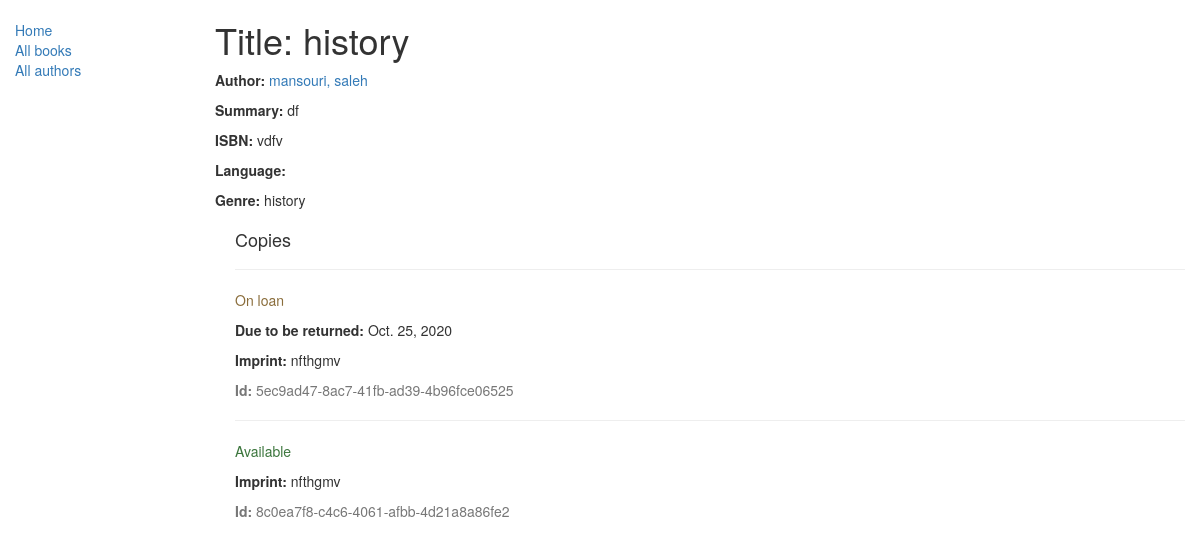
/catalog/book/1, run on the app's committed database.
### catalog/models.py (models this page shows, shortened)
class Book(models.Model):
    title = models.CharField(max_length=200)
    author = models.ForeignKey('Author', on_delete=models.SET_NULL, null=True)
    summary = models.TextField(max_length=1000, help_text="Enter a brief description of the book")
    isbn = models.CharField('ISBN', max_length=13,
                            help_text='13 Character <a href="https://www.isbn-international.org/content/what-isbn">ISBN number</a>')
    genre = models.ManyToManyField(Genre, help_text="Select a genre for this book")

class Author(models.Model):
    first_name = models.CharField(max_length=100)
    last_name = models.CharField(max_length=100)
    date_of_birth = models.DateField(null=True, blank=True)
    date_of_death = models.DateField('Died', null=True, blank=True)
    def __str__(self):
        return '%s, %s' % (self.last_name, self.first_name)

class Genre(models.Model):
    name = models.CharField(max_length=200, help_text="Enter a book genre (e.g. Science Fiction, French Poetry etc.)")
    def __str__(self):
        return self.name

class BookInstance(models.Model):
    id = models.UUIDField(primary_key=True, default=uuid.uuid4,
                          help_text="Unique ID for this particular book across whole library")
    book = models.ForeignKey('Book', on_delete=models.SET_NULL, null=True)
    imprint = models.CharField(max_length=200)
    due_back = models.DateField(null=True, blank=True)
    LOAN_STATUS = (
        ('m', 'Maintenance'),
        ('o', 'On loan'),
        ('a', 'Available'),
        ('r', 'Reserved'),
    )
    status = models.CharField(max_length=1, choices=LOAN_STATUS, blank=True, default='m', help_text='Book availability')
    class Meta:
        ordering = ["due_back"]

### catalog/views.py (the view)
# urls.py: url(r'^book/(?P<pk>\d+)$', views.BookDetailView.as_view(), name='book-detail'),
class BookDetailView(generic.DetailView):
    model = models.Book
    template_name = 'book_detail.html'

### catalog/templates/book_detail.html
{% extends "base_generic.html" %}
{% block content %}
  <h1>Title: {{ book.title }}</h1>
  <p><strong>Author:</strong> <a href="">{{ book.author }}</a></p>
  <p><strong>Summary:</strong> {{ book.summary }}</p>
  <p><strong>ISBN:</strong> {{ book.isbn }}</p>
  <p><strong>Language:</strong> {{ book.language }}</p>
  <p><strong>Genre:</strong> {% for genre in book.genre.all %} {{ genre }}{% if not forloop.last %}, {% endif %}{% endfor %}</p>
  <div style="margin-left:20px;margin-top:20px">
    <h4>Copies</h4>
    {% for copy in book.bookinstance_set.all %}
    <hr>
    <p class="{% if copy.status == 'a' %}text-success{% elif copy.status == 'm' %}text-danger{% else %}text-warning{% endif %}">{{ copy.get_status_display }}</p>
    {% if copy.status != 'a' %}<p><strong>Due to be returned:</strong> {{copy.due_back}}</p>{% endif %}
    <p><strong>Imprint:</strong> {{copy.imprint}}</p>
    <p class="text-muted"><strong>Id:</strong> {{copy.id}}</p>
    {% endfor %}
  </div>
{% endblock %}

### data on the page
Book: title "history", author "mansouri, saleh", summary "df", isbn "vdfv"
Genre: name "history"
BookInstance: status "On loan", due_back "Oct. 25, 2020", imprint "nfthgmv", id "5ec9ad47-8ac7-41fb-ad39-4b96fce06525"
BookInstance: status "Available", imprint "nfthgmv", id "8c0ea7f8-c4c6-4061-afbb-4d21a8a86fe2"
